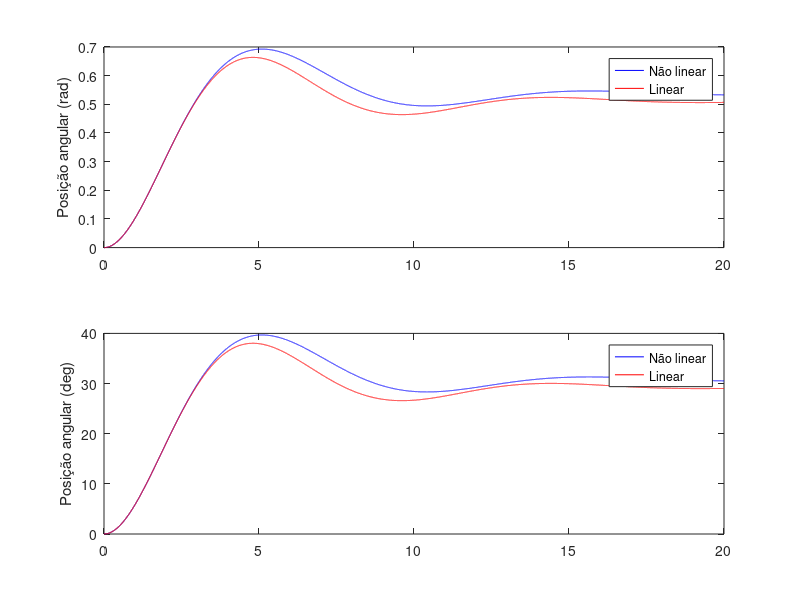

Write MATLAB code to recreate this figure.
%% CDS - Atividade 01: Contole PID para o pêndulo amortecido
clear all; close all; clc;

%% Modelagem da planta do pêndulo amortecido

% Parametros 
J = 0.4;  % [kg*m^2]
c = 0.2;  % damping factor
m = 0.4;  % [kg]
g = 9.8;  % [m/s^2]
d = 0.05; % [m]
r = 0.4;  % [m]

Ts = 0.001; % em s

% Modelo contínuo linearizado (sin(θ)≈θ)
    %                           r
    %  theta(s)/F(s) = -------------------
    %                   J*s^2 +c*s +m*g*d

Gs_l = tf(r, [J  c  m*g*d])

% Modelo discreto linearizado (discretizado por ZOH)
Gz_l = c2d(Gs_l,Ts,'zoh');
   Bz = Gz_l.num{1};
        b0_l = Bz(2); b1_l = Bz(3);
   Az = Gz_l.den{1};
        a1_l = Az(2); a2_L = Az(3);

% Modelo contínuo não-linear
    %                               r
    %  theta(s)/F(s) = ------------------------------
    %                   J*s^2 +c*s +m*g*d*sin(theta)


% Modelo discreto não-linear (discretizado por ZOH)


%% Simulação da modelagem da planta
    % y_l x1_f(k) - posição do angulo (rad)
    % x2_f(k) - velocidade angular (rad/s)
    % u - força do sistema de propulsão (N)

tfinal = 20;                % tempo total da simulação (s)
N = round( tfinal/Ts );     % numero total de amostras

    % Condições iniciais
    x1_f(1:2)=0; x2_f(1:2)=0;
    y_l(1:2)=0;
    u(1:2)=0;

    for k = 3:N
        % Modelo linear (sin(θ)≈θ) discretizado por ZOH
        y_l(k) = -a1_l*y_l(k-1)-a2_L*y_l(k-2)+b0_l*u(k-1)+b1_l*u(k-2);

        % Modelo não linear discretizado de Forward
        x1_f(k) = x1_f(k-1) +Ts*x2_f(k-1);
        x2_f(k) = (1- c*Ts/J)*x2_f(k-1) -(m*g*d*Ts/J)*sin(x1_f(k-1)) +(r*Ts/J)*u(k-1);

        u(k) = 0.25; % controle em malha aberta
    end

% Plot
t = 0:Ts:N*Ts-Ts;
subplot(211)
    plot(t,x1_f,'b',t,y_l,'r');
    ylabel('Posição angular (rad)');
    legend('Não linear','Linear');
subplot(212)
    plot(t,(180/pi)*x1_f,'b',t,(180/pi)*y_l,'r');
    ylabel('Posição angular (deg)');
    legend('Não linear','Linear');

%% Controlador PID
% Projeto baseado no modelo linear
kp = 1;  ki = 0.4; kd = 0.6; % ganhos
   
    % PID digital baseado na aproximação de Backward diff
    s0 = kp +ki*Ts +kd/Ts;
    s1 = -kp -2*kd/Ts;
    s2 = kd/Ts;

    % Condições iniciais
    x1_f(1:2)=0; x2_f(1:2)=0;
    u_f(1:2)=0; e_f(1:2)=0;

    y_l(1:2)=0;
    u_l(1:2)=0; e_l(1:2)=0;

    % Sinal de referencia
    ref(1:10) = 0; ref(11:N) = 5*(pi/180); % rad

    for k = 3:N

        % Modelo linear de tempo continuo (ZOH)
        y_l(k) = -a1_l*y_l(k-1)-a2_L*y_l(k-2)+b0_l*u(k-1)+b1_l*u(k-2);

        % Modelo não linear de tempo continuo (ZOH)

        % Modelo não linear de tempo discreto (Forward)
        x1_f(k) = x1_f(k-1) +Ts*x2_f(k-1);
        x2_f(k) = (1- c*Ts/J)*x2_f(k-1) -(m*g*d*Ts/J)*sin(x1_f(k-1)) +(r*Ts/J)*u(k-1);
        
    end
        
%% Analise de margens de ganho e de fase